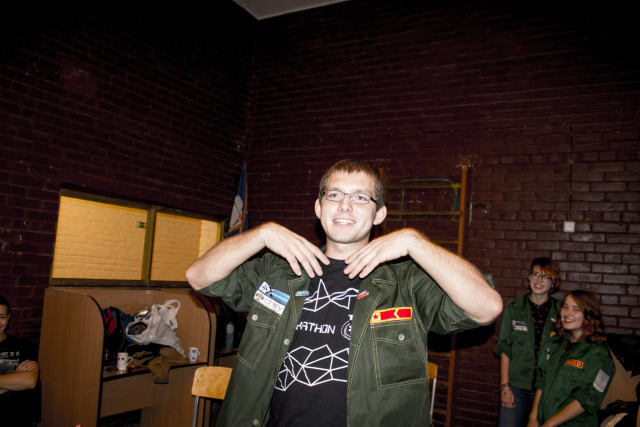
#> input picture Source/FaceTransform/FaceTransform/kor.jpg, 1280 x 853 px (shown at 1/2 size)
$ python -i FaceTransform.py   (imports and definitions only)   (older library calls are emulated)
#> lines starting #> are read from the running program, lines starting #| are printed output that depends on the picture; after the words box and inside, x2 and y2 are one past the last pixel; in counts of white or black regions, pixels touching at a corner belong together
import cv2
import numpy as np
import CutFaces as cf
import json
from scipy import interpolate
import random
#convert 3-chaneles image to 1-channel mat summed from 3-channels by mod 255
# [21 lines left out: functions GetTwoDimMatrix, GetContour, not called in this run]

#get contour area by cont-property from GetContour
def GetCArea(cnt):
	return cv2.contourArea(cnt)

# [150 lines left out: functions GetMarksCoordinates, zalitPart, TransformMarkCoordinates, InterpolateBetween, InterpolateBetweenWithRem, sglazh and 4 more, not called in this run]

>>> import cv2
>>> picture = cv2.imread('kor.jpg')
#> picture is the input picture: shape (853, 1280, 3); mean B, G, R 31.4, 38.7, 54.3
>>> result = GetContour(picture)
#> in GetContour, `gray_img = cv2.cvtColor(img, cv2.COLOR_BGR2GRAY)`:
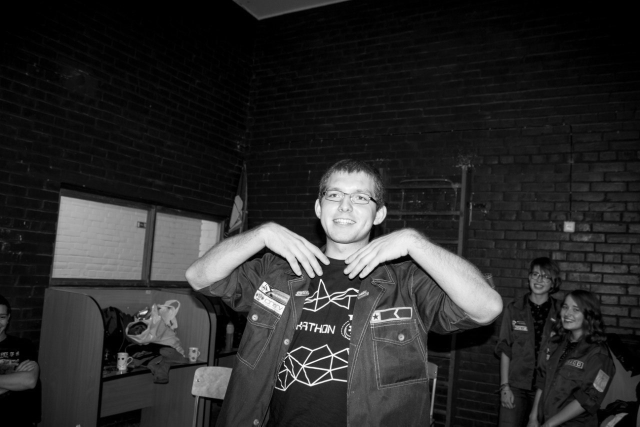
#> gray_img: shape (853, 1280) (shown at 1/2 size); min 0, max 255, mean 42.6
#> in GetContour, `ret,thresh = cv2.threshold(gray_img,127,255,0)`:
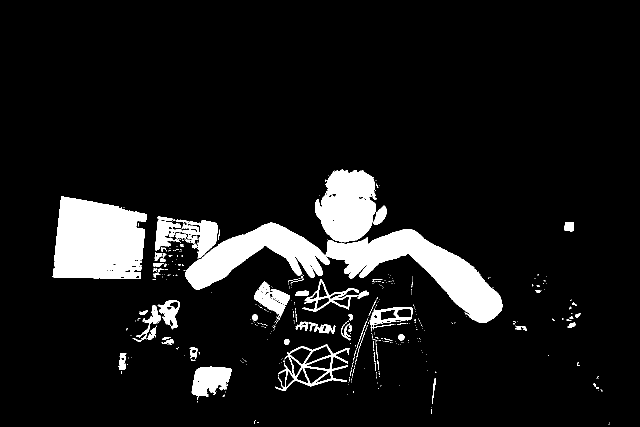
#> thresh: shape (853, 1280) (shown at 1/2 size); 9.4% white; 444 white regions (377 under 20 px)
#> in GetContour, `_,contours,_ = cv2.findContours(thresh, 1, 2)`: contours = 633 contours, 548 with area under 20; largest, box (x1, y1, x2, y2) and area: (370, 445, 1005, 646) 38128, (105, 393, 293, 558) 25110, (630, 338, 753, 485) 13018, (550, 688, 699, 782) 6552, (310, 432, 435, 517) 4407
#> in GetContour, `cnt = contours[0]`: cnt = [[1217, 848], [1218, 848]]
#> result = [[1217, 848], [1218, 848]]
